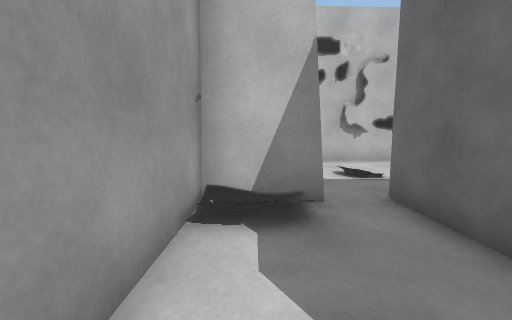
view 1 (above)

12 first-person views from a walk through a Unity game level. The camera is 1.2 m above the floor, tilts 6° down and sees 90° across. The floor is counted in squares, 1 m on a side. Each view is taken from the middle of a square. On the plan, view 1 faces up. The plan holds only what a view shows up to about 12 squares ahead; the rest is blank.

view 2
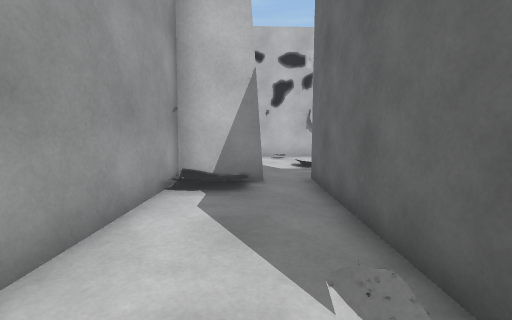

view 3
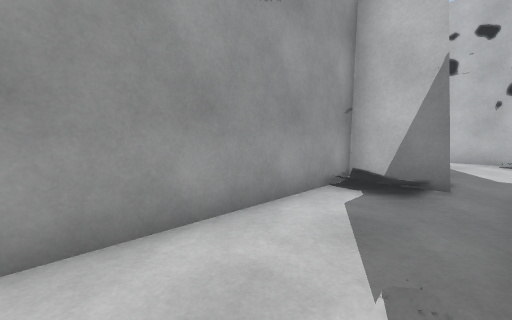

view 4
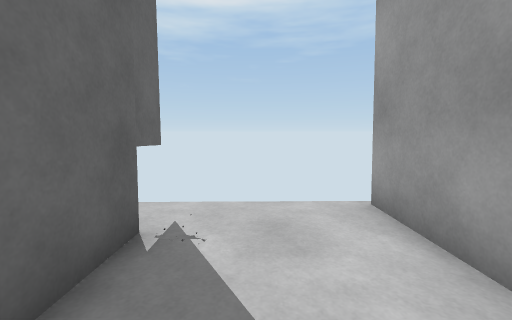

view 5
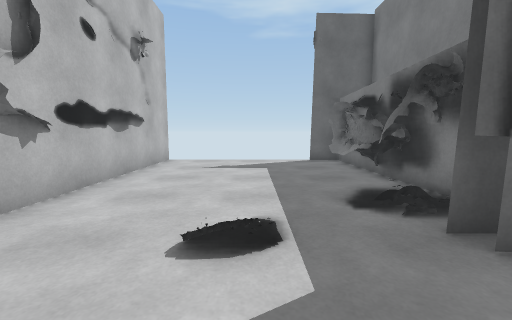

view 6
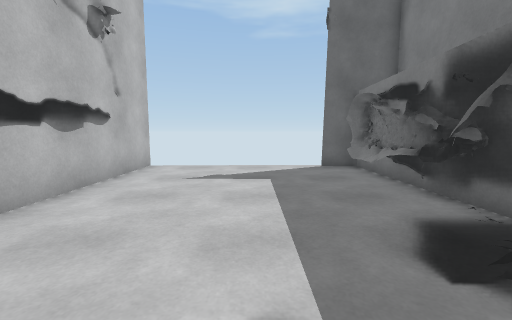

view 7
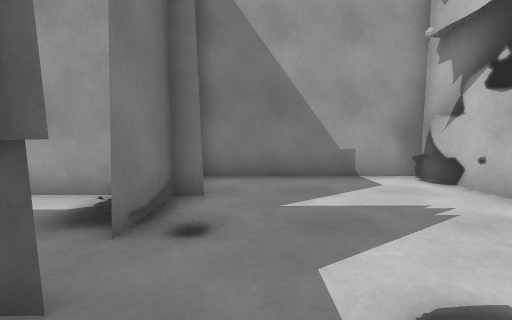

view 8
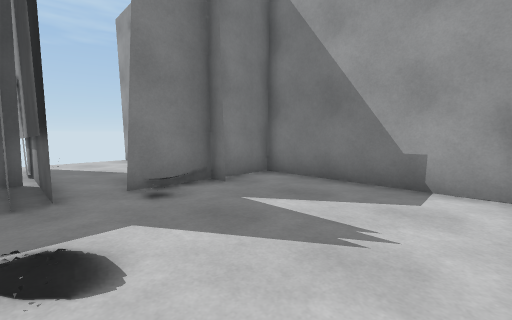

view 9
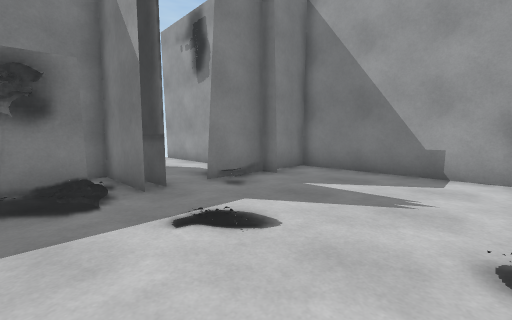

view 10
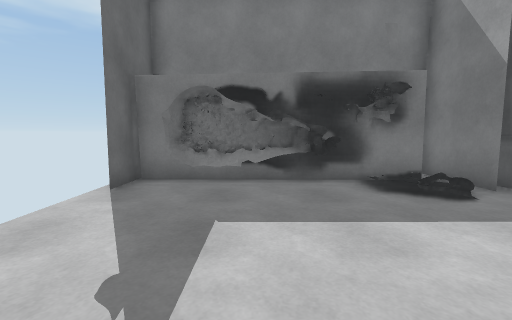

view 11
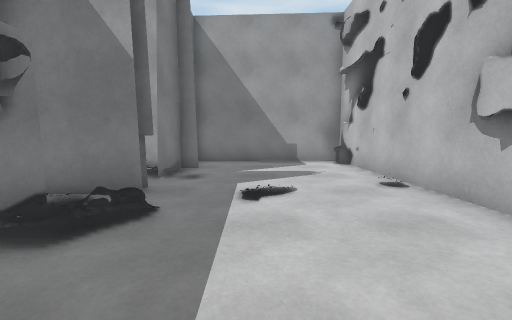

view 12
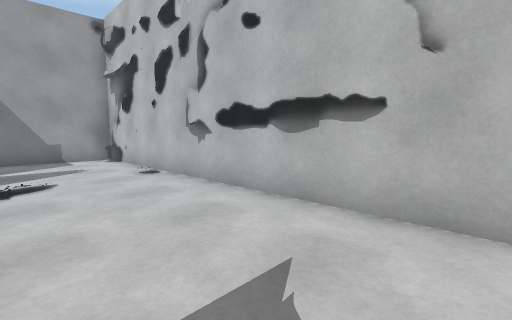

### Floor plan
Ten units are one square. View 1 is at (0, 0); x grows to the right and y downward. Boxes are objects, and circles mark ways between rooms. Rooms are numbered by the first view taken in them; rooms with no view inside come last. Other rooms are left out.
<svg viewBox="-37 -114 156 143">
<path fill="none" stroke="#000" d="M24 12 24 -35M12 -44 -10 -44M24 23 24 13M-9 -50 -10 24M29 -40 29 -48 30 -20M50 -36 58 -33M37 -34 98 -34M24 -35 24 -48M61 -37 94 -35 97 -36M56 -34 71 -38 77 -36M66 -40 78 -37M65 -39 68 -38M60 -35 65 -39 70 -36M67 -40 74 -34 81 -38 96 -32M63 -35 68 -36M70 -38 98 -34M72 -35 98 -38M73 -35 78 -33 98 -39M73 -35 85 -37 94 -36 96 -36M81 -41 91 -35M79 -36 96 -32M82 -39 93 -35M85 -41 92 -36M81 -32 91 -37 93 -36M-10 -44 12 -44M85 -34 98 -39M86 -34 91 -37M89 -33 101 -41M90 -34 98 -37M94 -36 96 -36M95 -35 101 -41M95 -35 100 -41M96 -35 100 -42M102 -34 111 -34 111 -47M114 -109 -32 -106 -32 -44 -13 -44"/>
<circle cx="20" cy="-40" r="3" fill="#2a7"/>
<text x="10" y="-10">1</text>
<text x="40" y="-70">2</text>
</svg>
Room 1 opens to room 2.

Where each view was taken, in squares from view 1:
view 1: 0 up, 0 right, facing up
view 2: 2 down, 1 right, facing up
view 3: 2 down, 2 right, facing up-left
view 4: 2 up, 1 right, facing down
view 5: 7 up, 0 right, facing right
view 6: 7 up, 2 right, facing right
view 7: 6 up, 4 right, facing left
view 8: 10 up, 3 right, facing down-left
view 9: 10 up, 5 right, facing down-left
view 10: 10 up, 8 right, facing down
view 11: 7 up, 8 right, facing left
view 12: 7 up, 10 right, facing up-left
